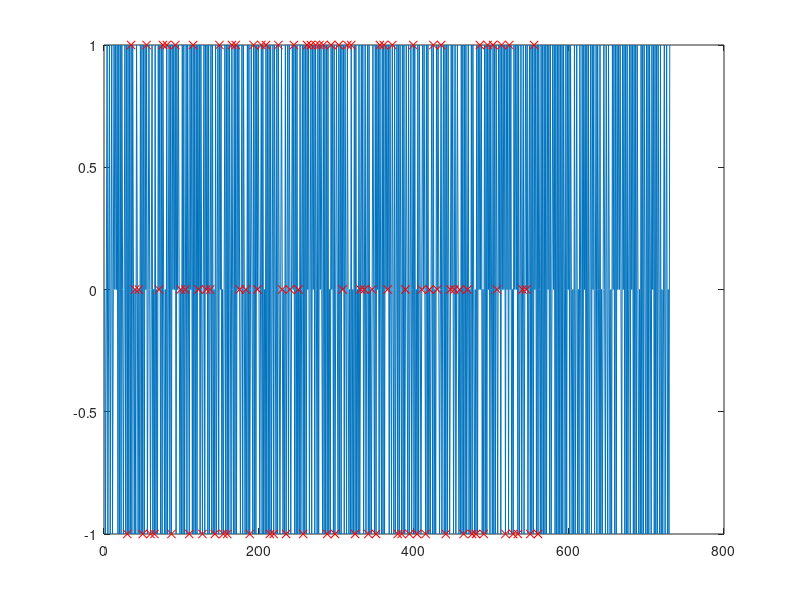

Here is the MATLAB script that generated this plot: (Note: this script raises an error after producing the figure.)
clc
clear all

len=730;
signbalance=.5;
onevtwo=1/3;
y=zeros(len,1);
y(1)=0;

harshness=5; %Trade-off is structure vs balance. In theory, dynamic harshness dependent on k is the best trade-off and shortest methods section

%% vals "key":
%x
%y
%early pulse mag and +/- direction
%late pulse mag and +/- direction
%pseudorandom white noise magnitude
%shape (-1=none,0=triangle,1=square, 2=circle, 3=inf desired)
%cursor shown (0/1 false/true)

cost=inf;

while cost>3
    for k=2:len
        if y(k-1)==0
            if rand<signbalance
                y(k)=-1;
                signbalance=signbalance-harshness*1/len;
            else
                y(k)=1;
                signbalance=signbalance+harshness*1/len;
            end
        else
            if rand<onevtwo
                y(k)=0;
                onevtwo=onevtwo-harshness*2/len;
            else
                y(k)=-y(k-1);
                onevtwo=onevtwo+harshness*1/len;
            end
        end
    end
    diffs=y(2:end)-y(1:end-1);
    signbalance_=sum(diffs<0)-sum(diffs>0)
    onevtwo_=sum(abs(diffs)==1)-sum(abs(diffs)==2)
    cost=abs(onevtwo_)+abs(signbalance_);
end



x=[y [0;sign(diffs)] [0;abs(diffs)]];

N=5;
DIR=[-1 1];
DIST=[1 2];
ntypes=5;

%Make a deck
c=0;
for k=1:N
    for kk=1:length(DIR)
        for kkk=1:length(DIST)
            for kkkk=1:ntypes
                c=c+1;
                catme(c).dat=[DIR(kk); DIST(kkk); kkkk];
            end
        end
    end
end
deck=[catme.dat];
deck=deck(:,randperm(size(deck,2)));

c=0;
d=1;
k=inf;
sd2=size(deck,2);
dist=zeros(sd2,1);
while c<len
    c=c+1;
    k=k+1;
    if (k<5)||(c<30)||(d>sd2)
        out(c).dat=[y(c); .5; 0; 0; 0; -1; 1];
        continue
    end

    %if it's k>=7, reshuffle the deck and try again
    if (sum(x(c,2:3)'==deck(1:2,d))~=2)&&(k>5)
        deck(:,d:end)=deck(:,d-1+randperm(sd2-d+1));
    end
    if sum(x(c,2:3)'==deck(1:2,d))==2
        out(c).dat=[y(c); .5; 0; 0; 0; -1; 1];
        continue
    end

    %[c,k]
    dist(d)=c;
    k=0;
    switch deck(3,d)
        case 1
            out(c).dat=[y(c); .5; 1; 0; 0; -1; 1];
        case 2
            out(c).dat=[y(c); .5; -1; 0; 0; -1; 1];
        case 3
            out(c).dat=[y(c); .5; 0; 1; 0; -1; 1];
        case 4
            out(c).dat=[y(c); .5; 0; -1; 0; -1; 1];
        case 5
            out(c).dat=[y(c); .5; 0; 0; 1; -1; 1];
    end
    d=d+1;
end

figure(1)
clf
plot(1:len,y,dist,y(dist),'rx')
length(out)
size([out.dat])

[h]=hist(dist(2:end)-dist(1:end-1),5:11);
[(5:11)' h']

for s=0:3 %5 warmups on each, cursor shown
    for k=1:5
        c=c+1;
        out(c).dat=[0; 0; 0; 0; 0; s; 1];
    end
end

for s=0:3 %5 warmups on each, cursor not shown
    for k=1:5
        c=c+1;
        out(c).dat=[0; 0; 0; 0; 0; s; 0];
    end
end

SnMag=zeros(2,4*5*20);
k=0;
for s=0:3
    for n=linspace(0,3,2.5)
        for ITER=1:20
            k=k+1;
            SnMag(:,k)=[n;s];
        end
    end
end
SnMag=SnMag(:,randperm(4*5*20));

for k=1:4*5*20
    c=c+1;
    out(c).dat=[0; 0; 0; 0; SnMag(:,k); 0];
end

o=[out.dat]';
o(1:730,1)=o(1:730,1)*.15-.025;
o(:,3:4)=o(:,3:4)*30;
o(1:730,5)=o(1:730,5)*2;
o=[(1:length(out))' o];
fid=fopen('../Data/input.dat','w');
fprintf(fid,'%5.0f\t%6.4f\t%6.4f\t%6.4f\t%6.4f\t%6.4f\t%1.0f\t%1.0f\n',o');
fclose(fid);
